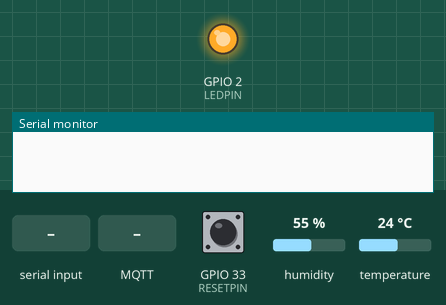
Bench run of a sketch on a simulated ESP32. On the bench: output pins drawn as LEDs (lit = HIGH), the last lines printed to the serial monitor. Inputs (shaded band) come from the test bench; at power-on: GPIO 33 (RESETPIN) HIGH, humidity 55 %, temperature 24 °C. WiFi joins after 1.5 s; servers stay silent unless stated; EEPROM starts erased; no MQTT or app messages arrive unless stated; nothing arrives over Bluetooth unless stated.

Above: at 0.1 s.
At 2.8 s:
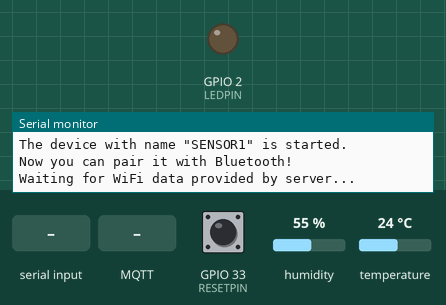
2.9 s: "disconnect" received over the second serial link
5.4 s: MQTT message "disconnect" arrives on the first subscribed topic
6.9 s: MQTT message "|" arrives on the first subscribed topic
9.5 s: GPIO 33 (RESETPIN) pulled LOW for 0.15 s
Timing chart, 0 to 12.5 s (numbered marks = the images above; inputs shaded):
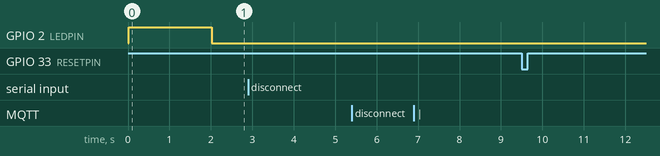

The sketch:

esp32_sensor1.ino
```cpp
#include "BluetoothSerial.h"
#include <WiFi.h>
#include <PubSubClient.h>
#include <ArduinoJson.h>
#include <Preferences.h>
#include "soc/soc.h"
#include "soc/rtc_cntl_reg.h"
#include <DHT.h>
#include <Adafruit_Sensor.h>

#define LEDPIN 2
#define RESETPIN 33
#define DHTPIN 21
#define DHTTYPE DHT11
#define ATTEMPTS 5

// DHT SETUP
DHT dht(DHTPIN, DHTTYPE);

// DEVICE SETUP
String device_id = "SENSOR1";
String ssid, password, host, HubID, Topic, info;
String get_info[4];
bool bluetooth_disconnect = false;
long start_millis;
long timeout = 10000;

enum connection_stage { PAIRING, WIFI, MQTT, CONNECTED };
enum connection_stage stage = PAIRING;

BluetoothSerial SerialBT;
WiFiClient espClient;
PubSubClient client(espClient);
Preferences preferences;

/*************  RESET BUTTON FLAGS  *************/
volatile bool resetPressed = false;
volatile unsigned long lastResetPress = 0;
const unsigned long debounceDelay = 50;

// Function Prototypes
void initBluetooth();
void disconnectBluetooth();
void handleBluetoothData();
void clearBluetoothData();
void hard_reset();
bool initWiFi();
bool initMQTT();
void MQTTCallback(char* topic, byte* message, unsigned int length);
void publishStatus();

/*************  ISR FOR RESET BUTTON  *************/
void IRAM_ATTR RESET_ISR() {
  unsigned long currentTime = millis();
  if (currentTime - lastResetPress > debounceDelay) {
    resetPressed = true;
    lastResetPress = currentTime;
  }
}

void publishStatus(){
  float h = dht.readHumidity();
  float t = dht.readTemperature();
  StaticJsonDocument<200> doc;
  doc["humid"] = h;
  doc["temperature"] = t;
  doc["type"] = "sensor";
  char jsonBuffer[512];
  serializeJson(doc, jsonBuffer);
  client.publish(Topic.c_str(), jsonBuffer);
  delay(2000);
}

void setup(){
  Serial.begin(115200);
  pinMode(LEDPIN, OUTPUT);
  pinMode(RESETPIN, INPUT_PULLUP);  // Reset button with internal pullup

  //Brownout trigger disabled
  WRITE_PERI_REG(RTC_CNTL_BROWN_OUT_REG, 0);

  // attach Reset button interrupt
  attachInterrupt(digitalPinToInterrupt(RESETPIN), RESET_ISR, FALLING);

  // Initialize preferences
  preferences.begin("config", false);
  // For debugging
  // preferences.clear();

  // Load stored values
  ssid = preferences.getString("ssid", "");
  password = preferences.getString("password", "");
  host = preferences.getString("host", "");
  HubID = preferences.getString("HubID", "");
  Topic = preferences.getString("Topic", "");

  stage = (ssid != "" && password != "" && host != "" && HubID != "" && Topic != "") ? WIFI : PAIRING;

  dht.begin();
}

void initBluetooth()
{
  digitalWrite(LEDPIN, HIGH);
  delay(2000);
  digitalWrite(LEDPIN, LOW);
  SerialBT.begin(device_id);
  Serial.printf("The device with name \"%s\" is started.\nNow you can pair it with Bluetooth!\n", device_id.c_str());
  bluetooth_disconnect = false;
}

void disconnectBluetooth()
{
  delay(1000);
  SerialBT.flush();
  SerialBT.disconnect();
  SerialBT.end();
  Serial.println("Bluetooth disconnected.");
  delay(1000);
  bluetooth_disconnect = true;
}

void handleBluetoothData()
{
  int j = 0;
  for (auto x : info)
  {
    if (x == '|')
    {
      j++;
      continue;
    }
    else
      get_info[j] += x;
  }
  ssid = get_info[0];
  password = get_info[1];
  host = get_info[2];
  HubID = get_info[3];
  Topic = HubID + "/" + device_id;

  // Save the values
  preferences.putString("ssid", ssid);
  preferences.putString("password", password);
  preferences.putString("host", host);
  preferences.putString("HubID", HubID);
  preferences.putString("Topic", Topic);
}

void clearBluetoothData() {
  // Clear stored preferences
  preferences.clear();
  ssid = password = host = HubID = Topic = info = "";
  for (int i = 0; i < 4; i++) {
    get_info[i] = "";
  }
  Serial.println("Bluetooth data and preferences cleared.");
}

void hard_reset() {
  // If MQTT is connected, announce reset to Hub
  if (client.connected() && stage == CONNECTED) {
    Serial.println("Announcing reset to Hub...");
    JsonDocument resetDoc;
    resetDoc["status"] = "reset";
    resetDoc["type"] = "sensor";
    String resetMessage;
    serializeJson(resetDoc, resetMessage);

    client.publish(Topic.c_str(), resetMessage.c_str());
    client.loop(); // Ensure message is sent
    delay(500);    // Give time for message to be transmitted
  }
  else if (!bluetooth_disconnect) {
    Serial.println("Announcing reset to Hub...");
    SerialBT.print("Error: Hard reset triggered|");
    delay(500);
  }

  disconnectBluetooth();
  preferences.clear();
  Serial.println("Performing hard reset...");
  delay(1000);
  ESP.restart();
}

bool initWiFi()
{
  Serial.println(ssid);
  Serial.println(password);
  start_millis = millis();
  WiFi.begin(ssid, password);

  while (WiFi.status() != WL_CONNECTED)
  {
    delay(500);
    Serial.print(".");
    if (millis() - start_millis > timeout)
      {
        Serial.println("WiFi Connection Failed!");
        WiFi.disconnect(true, true);
        return false;
      }
    }
  Serial.println("WiFi connected!");
  return true;
}

bool initMQTT()
{
  Serial.println(host);
  client.setServer(host.c_str(), 1883);
  client.setCallback(MQTTCallback);
  start_millis = millis();
  while (!client.connected())
  {
    if (WiFi.status() != WL_CONNECTED)
    {
      stage = WIFI;
      WiFi.disconnect(true, true);
      return false;
    }
    delay(500);
    Serial.print(".");
    if (client.connect("SENSOR1"))
    {
      Serial.println("MQTT Connected!");
      Serial.println(Topic.c_str());
      client.subscribe(Topic.c_str());
      return true;
    }
    if (millis() - start_millis > timeout)
    {
      Serial.println("MQTT Connection Failed!");
      return false;
    }
  }
  return false;
}

void MQTTCallback(char* topic, byte* message, unsigned int length)
{
  String messageTemp;

  for (int i = 0; i < length; i++) {
    messageTemp += (char)message[i];
  }

  if (String(topic) == String(Topic)) {
    StaticJsonDocument<200> doc;
    DeserializationError error = deserializeJson(doc, messageTemp);

    Serial.println(messageTemp);

    if (error) {
      Serial.println("Error parsing JSON!");
      return;
    }

    if (doc.containsKey("status")) {
      String status = doc["status"].as<String>();
      if (status == "disconnect") {
        Serial.println("disconnect");
        preferences.clear();
        ESP.restart();
      }
    }
  }
}

void loop() {
  delay(20);

  // Check for reset button press
  if (resetPressed) {
    resetPressed = false;
    Serial.println("Reset button pressed - performing hard reset");
    hard_reset();
  }

  static int wifi_attempts = 0;
  static int mqtt_attempts = 0;
  switch (stage)
  {
    case PAIRING:
      if (!bluetooth_disconnect) initBluetooth();
      Serial.println("Waiting for WiFi data provided by server... ");
      while (info == "") {
        if (SerialBT.available()) info = SerialBT.readString();
      }

      handleBluetoothData();

      stage = WIFI;
      break;

    case WIFI:
      Serial.println("Connecting to Wi-Fi...");
      if (initWiFi()) {
        stage = MQTT;
      }
      else {
        wifi_attempts++;
        if (wifi_attempts >= ATTEMPTS) { // Check if attempts exceed limit
          SerialBT.print("Error: WiFi connection failed|");
          hard_reset();
        }
      }
      break;

    case MQTT:
      Serial.println("Connecting to MQTT...");
      if (initMQTT()) {
        SerialBT.print("Success: MQTT connected|");
        disconnectBluetooth();
        stage = CONNECTED;
      }
      else {
        mqtt_attempts++;
        if (mqtt_attempts >= ATTEMPTS) {
          SerialBT.print("Error: MQTT connection failed|");
          hard_reset();
        }
      }
      break;

    case CONNECTED:
      if (!client.connected())
      {
        Serial.println("MQTT Disconnected");
        stage = MQTT;
      }
      client.loop();
      publishStatus();
      break;
  }
}
```
